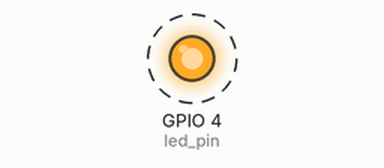
Bench run of a program on a simulated Raspberry Pi (BCM pin numbers). Parts: output pins drawn as LEDs (lit = HIGH). Dashed ring = blinking.

Above: at 0.2 s.
Timing chart, 0 to 3.0 s (numbered marks = the images above):
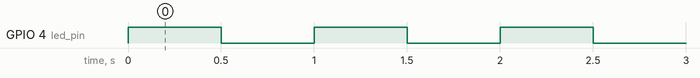

The program:

blink.py
```python
#!/usr/bin/python3

import RPi.GPIO as GPIO
import time

led_pin = 4

GPIO.setmode(GPIO.BCM)
GPIO.setup(led_pin, GPIO.OUT)
while (True):
    GPIO.output(led_pin, GPIO.HIGH)
    time.sleep(0.5)
    GPIO.output(led_pin, GPIO.LOW)
    time.sleep(0.5)
```

Measured:
- by itself, GPIO 4 (led_pin): alternates HIGH for 0.50 s and LOW for 0.50 s
